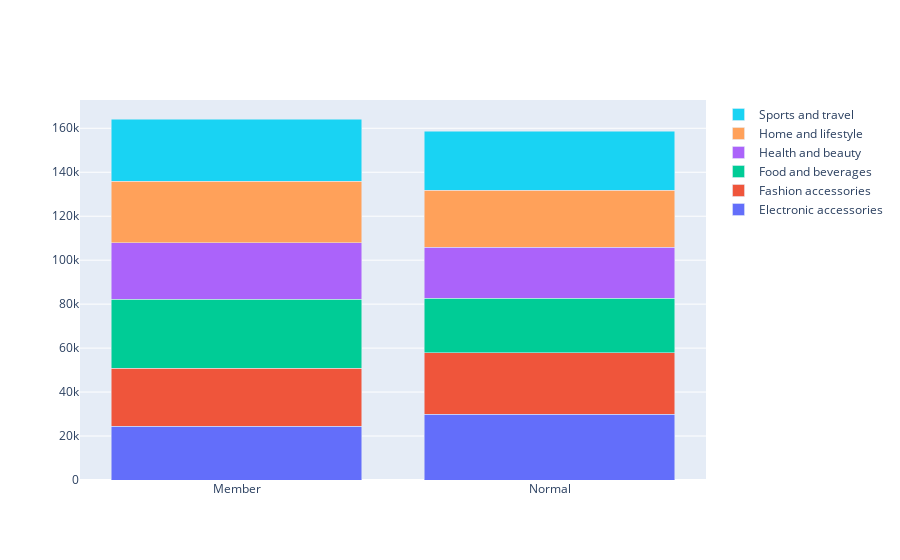

The code cell stored with this chart in its notebook:
### Code cell
# Visualize Product Line Sales.

customer_fig = go.Figure()
product_names = customer_type_product["Product line"].unique()
for product in product_names:
    product_df = customer_type_product[customer_type_product["Product line"] == product]
    customer_fig.add_trace(go.Bar(name = product, x = product_df["Customer type"], y = product_df["Individual Sales"]))
customer_fig.update_layout(barmode='stack')    
customer_fig.show()

### Figure 1 — Plotly figure (JSON) as saved in the notebook; plotly's stock layout.template omitted (floating-point values rounded to 4 significant figures)
{"data": [{"name": "Electronic accessories", "type": "bar", "x": ["Member", "Normal"], "y": [24500.0, 29840.0]}, {"name": "Fashion accessories", "type": "bar", "x": ["Member", "Normal"], "y": [26320.0, 27980.0]}, {"name": "Food and beverages", "type": "bar", "x": ["Member", "Normal"], "y": [31360.0, 24790.0]}, {"name": "Health and beauty", "type": "bar", "x": ["Member", "Normal"], "y": [25830.0, 23360.0]}, {"name": "Home and lifestyle", "type": "bar", "x": ["Member", "Normal"], "y": [27980.0, 25880.0]}, {"name": "Sports and travel", "type": "bar", "x": ["Member", "Normal"], "y": [28230.0, 26890.0]}], "layout": {"barmode": "stack"}}
